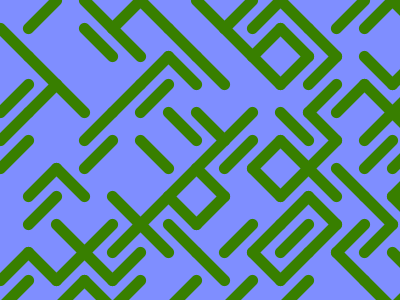
Frame 1 (no input)
Frame 60 (the mouse pressed at the canvas centre just before this capture): identical to frame 1, image omitted
Frame 120 (the mouse held since frame 60 and released just before this capture): identical to frame 1, image omitted

The Processing sketch that drew this single still picture (run headless with seeded random() and noise(); from frame 60 on, the mouse is pressed at the canvas centre):

// Processing sketch: processing_112920
// ── processing_112920.pde

int space = 10;

void setup() {
  size(400, 300);
  colorMode(HSB, 360, 100, 100);
  smooth();
  newGrid();
}

void draw() {
}

void mouseClicked() {
  newGrid();
}

void newGrid() {
  background(random(360), 50, 100);
  stroke(random(360), 100, 50);
  space = int(random(4, height * 0.1));
  strokeWeight(space * 0.4);
  for (int x = 0; x < width; x += space) {
    for (int y = 0; y < height; y += space) {
      int r = int(random(3));
      if (r == 2) {
        line(x, y, x + space, y + space);
      }
      else if (r == 1) {
        line(x, y + space, x + space, y);
      }
      else continue;
    } 
  }
}
